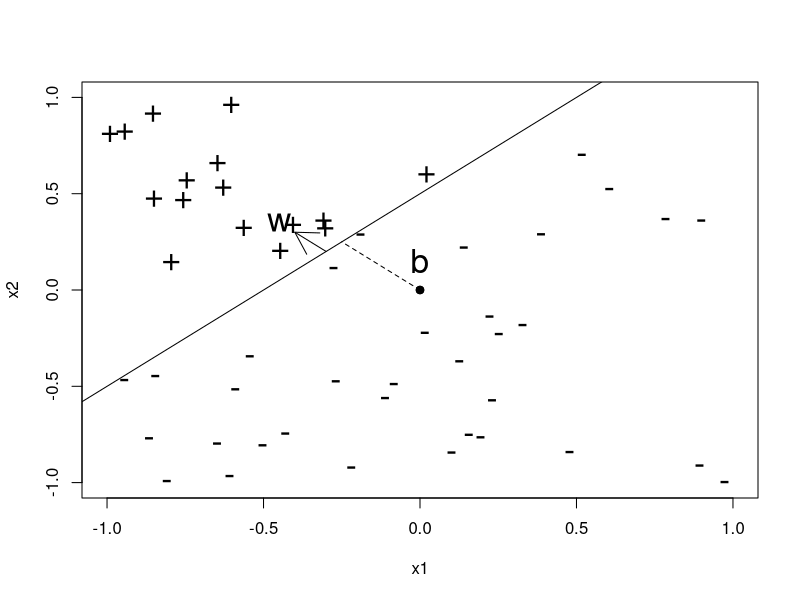

Reproduce this figure in R.
## ---- chunk 1
DistanceFromPlane = function(z, w, b) {
  sum(z * w) + b
}

ClassifyLinear = function(x, w, b) {
  distances = apply(x, 1, DistanceFromPlane, w, b)
  return(ifelse(distances < 0, -1, +1))
}

EuclideanNorm <- function(x) {
  return(sqrt(sum(x * x)))
}

PerceptronFunction <- function(x, y, learning.rate = 1) {
  w = vector(length = ncol(x)) # initialize w
  b = 0 # Initialize b
  iterations = 0 # count iterations
  R = max(apply(x, 1, EuclideanNorm))
  convergence = FALSE # to enter the while loop
  while (!convergence) {
    convergence = TRUE # hopes luck
    yc <- ClassifyLinear(x, w, b)
    for (i in 1:nrow(x)) {
      if (y[i] != yc[i]) {
        convergence <- FALSE
        w <- w + learning.rate * y[i] * x[i,]
        b <- b + learning.rate * y[i] * R^2
        iterations <- iterations + 1
      }
    }
  }
s = EuclideanNorm(w)
return(list(w = w/s, b = b/s, steps = iterations))
}
## ---- chunk 2
# very easy
# x2 = x1 + 1/2
x1 <- runif(50,-1,1)
x2 <- runif(50,-1,1)
x <- cbind(x1,x2)
y <- ifelse(x2 > 0.5 + x1, +1, -1)

PlotData <- function(x, y) {
  plot(x, pch = ifelse(y > 0, "+", "-"), xlim = c(-1,1), ylim = c(-1,1), cex = 2)
  abline(0.5,1)
  points(c(0,0), c(0,0), pch = 19)
  lines(c(0,-0.25), c(0,0.25), lty = 2)
  arrows(-0.3, 0.2, -0.4, 0.3)
  text(-0.45, 0.35, "w", cex = 2)
  text(-0.0, 0.15, "b", cex = 2)
}

PlotData(x, y)
## ---- chunk 3
the_perceptron <- PerceptronFunction(x,y)
predicted_y <- ClassifyLinear(x, the_perceptron$w, the_perceptron$b)
# error
print(sum(abs(y - predicted_y)))
